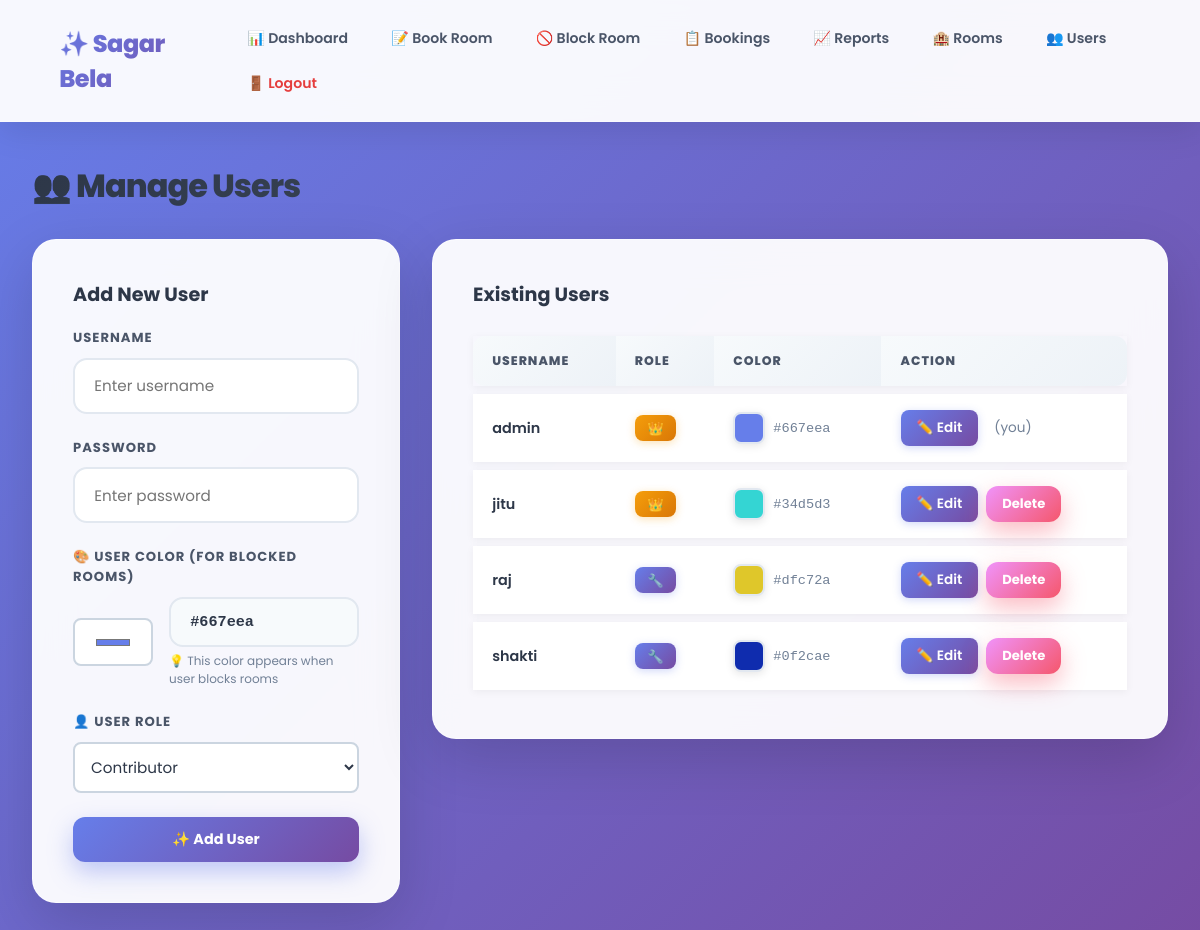
Screenshot of /users (signed in) with the database file from the repository.
### app.py (models this page shows, shortened)
class User(db.Model):
    id = db.Column(db.Integer, primary_key=True)
    username = db.Column(db.String(50), unique=True, nullable=False)
    password_hash = db.Column(db.String(256), nullable=False)
    color = db.Column(db.String(7), default='#667eea')  # Hex color code
    role = db.Column(db.String(20), default='contributor')  # 'owner' or 'contributor'

### app.py (the view, shortened to what this page needs)
@app.route('/users', methods=['GET', 'POST'])
@login_required
def manage_users():
    current_user = User.query.get(session.get('user_id'))
    if not current_user or current_user.role != 'owner':
        return redirect(url_for('dashboard'))
    users = User.query.all()
    return render_template('users.html', users=users, error=None)

### app.py (called while the page is built)
def login_required(f):
    @wraps(f)
    def decorated(*args, **kwargs):
        if 'user_id' not in session:
            return redirect(url_for('login'))
        return f(*args, **kwargs)
    return decorated

### templates/users.html (shortened to what this page needs)
{% extends "base.html" %}
{% block extra_style %}
<link rel="stylesheet" href="{{ url_for("static", filename="css/users.css") }}">
{% endblock %}
{% block content %}
<h2>👥 Manage Users</h2>
<div class="page-grid">
    <div class="card">
        <h3 style="margin-bottom:1.2rem;">{% if edit_user %}Edit User{% else %}Add New User{% endif %}</h3>
        <form method="POST" action="{% if edit_user %}/users/edit/{{ edit_user.id }}{% else %}{{ url_for('manage_users') }}{% endif %}">
            <div class="form-group">
                <label>Username</label>
                <input type="text" name="username" required placeholder="Enter username" value="{% if edit_user %}{{ edit_user.username }}{% endif %}">
            </div>
            <div class="form-group">
                <label>Password {% if edit_user %}<span style="font-size:0.8rem; color:#718096;">(leave blank to keep current)</span>{% endif %}</label>
                <input type="password" name="password" {% if not edit_user %}required{% endif %} placeholder="{% if edit_user %}Leave blank to keep current{% else %}Enter password{% endif %}">
            </div>
            <div class="form-group">
                <label>🎨 User Color (for blocked rooms)</label>
                <div style="display:flex; gap:1rem; align-items:center;">
                    <input type="color" name="color" id="colorPicker" value="{% if edit_user %}{{ edit_user.color }}{% else %}#667eea{% endif %}" style="width:80px; height:48px; border:2px solid #cbd5e0; border-radius:8px; cursor:pointer;">
                    <div style="flex:1;">
                        <input type="text" id="colorHex" value="{% if edit_user %}{{ edit_user.color }}{% else %}#667eea{% endif %}" readonly style="background:#f7fafc; font-family:monospace; font-weight:600; color:#2d3748;">
                        <div style="font-size:0.75rem; color:#718096; margin-top:0.3rem;">💡 This color appears when user blocks rooms</div>
                    </div>
                </div>
            </div>
            <div class="form-group">
                <label>👤 User Role</label>
                <select name="role" required style="padding:0.75rem; border:2px solid #cbd5e0; border-radius:8px; font-size:0.95rem; width:100%;">
                    <option value="contributor" {% if edit_user and edit_user.role == 'contributor' %}selected{% endif %}>Contributor</option>
                </select>
            </div>
            <div style="display:flex; gap:0.8rem;">
                <button type="submit" class="btn btn-primary" style="flex:1; justify-content:center;">{% if edit_user %}✅ Update User{% else %}✨ Add User{% endif %}</button>
            </div>
        </form>
    </div>
    <div class="card">
        <h3 style="margin-bottom:1.2rem;">Existing Users</h3>
        <table>
            <tr><th>Username</th><th>Role</th><th>Color</th><th>Action</th></tr>
            {% for user in users %}
            <tr>
                <td data-label="Username" style="font-weight:600;">{{ user.username }}</td>
                <td data-label="Role">
                    {% if user.role == 'owner' %}
                    <span style="background:linear-gradient(135deg,#f59e0b,#d97706); color:white; padding:0.3rem 0.8rem; border-radius:8px; font-size:0.8rem; font-weight:700; box-shadow:0 2px 8px rgba(245,158,11,0.3);">👑 </span>
                    {% else %}
                    <span style="background:linear-gradient(135deg,#667eea,#764ba2); color:white; padding:0.3rem 0.8rem; border-radius:8px; font-size:0.8rem; font-weight:700; box-shadow:0 2px 8px rgba(102,126,234,0.3);">🔧 </span>
                    {% endif %}
                </td>
                <td data-label="Color">
                    <div style="display:flex; align-items:center; gap:0.5rem;">
                        <div style="width:32px; height:32px; background:{{ user.color }}; border-radius:8px; border:2px solid #e2e8f0; box-shadow:0 2px 8px rgba(0,0,0,0.1);"></div>
                        <span style="font-family:monospace; font-size:0.85rem; color:#718096;">{{ user.color }}</span>
                    </div>
                </td>
                <td data-label="Action">
                    <div style="display:flex; gap:0.5rem; flex-wrap:wrap;">
                        <a href="/users/edit/{{ user.id }}" class="btn btn-sm" style="background:linear-gradient(135deg,#667eea,#764ba2); color:white; text-decoration:none; padding:0.5rem 1rem; border-radius:8px; font-size:0.85rem; font-weight:600; display:inline-flex; align-items:center; gap:0.3rem; box-shadow:0 2px 8px rgba(102,126,234,0.3);">✏️ Edit</a>
                        {% if user.id != session.get('user_id') %}
                        <form method="POST" action="/users/delete/{{ user.id }}" style="display:inline;">
                            <button class="btn btn-danger btn-sm" onclick="return confirm('Delete user {{ user.username }}?')">Delete</button>
                        </form>
                        {% else %}
                        <span style="color:#718096; font-size:0.85rem; padding:0.5rem;">(you)</span>
                        {% endif %}
                    </div>
                </td>
            </tr>
            {% endfor %}
        </table>
    </div>
</div>
{% endblock %}

### static/css/base.css (style rules this page uses)
* { margin: 0; padding: 0; box-sizing: border-box; }
body { font-family: 'Poppins', sans-serif; background: linear-gradient(135deg, #667eea 0%, #764ba2 100%); color: #2d3748; min-height: 100vh; }
h2 { font-size: 2rem; font-weight: 800; background: linear-gradient(135deg, #2d3748, #4a5568); -webkit-background-clip: text; -webkit-text-fill-color: transparent; margin-bottom: 1.8rem; letter-spacing: -1px; }
h3 { font-size: 1.2rem; font-weight: 700; color: #2d3748; margin-bottom: 1rem; }
.btn { padding: 0.75rem 1.5rem; border: none; border-radius: 12px; cursor: pointer; font-size: 0.9rem; font-weight: 700; text-decoration: none; display: inline-flex; align-items: center; gap: 0.5rem; transition: transform 0.2s, box-shadow 0.2s; font-family: 'Poppins', sans-serif; }
.btn-primary { background: linear-gradient(135deg, #667eea 0%, #764ba2 100%); color: white; box-shadow: 0 10px 25px rgba(102,126,234,0.4); }
.btn-danger { background: linear-gradient(135deg, #f093fb 0%, #f5576c 100%); color: white; box-shadow: 0 10px 25px rgba(245,87,108,0.4); }
.btn-sm { padding: 0.5rem 1rem; font-size: 0.82rem; }
.card { background: rgba(255, 255, 255, 0.95); backdrop-filter: blur(20px); border-radius: 24px; padding: 2.5rem; box-shadow: 0 20px 60px rgba(0,0,0,0.15); margin-bottom: 2rem; border: 1px solid rgba(255,255,255,0.5); }
.form-group { margin-bottom: 1.5rem; }
.form-group label { display: block; margin-bottom: 0.6rem; font-weight: 700; font-size: 0.82rem; color: #4a5568; text-transform: uppercase; letter-spacing: 1px; }
.form-group input, .form-group select { width: 100%; padding: 0.9rem 1.2rem; border: 2px solid #e2e8f0; border-radius: 14px; font-size: 0.95rem; font-family: 'Poppins', sans-serif; transition: all 0.3s; background: white; color: #2d3748; }
table { width: 100%; border-collapse: separate; border-spacing: 0 0.5rem; }
th, td { padding: 1rem 1.2rem; text-align: left; }
th { background: linear-gradient(135deg, #f7fafc, #edf2f7); font-size: 0.78rem; text-transform: uppercase; letter-spacing: 1px; color: #4a5568; font-weight: 800; border: none; position: sticky; top: 0; }
th:first-child { border-radius: 12px 0 0 12px; }
th:last-child { border-radius: 0 12px 12px 0; }
td { background: white; border: none; font-size: 0.9rem; }
tbody tr { box-shadow: 0 2px 8px rgba(0,0,0,0.05); transition: all 0.2s; }
.page-grid { display: grid; grid-template-columns: 1fr 2fr; gap: 2rem; align-items: start; }

### rows the page displays
User: username "admin", color "#667eea", shows "(you)"
User: username "jitu", color "#34d5d3"
User: username "raj", color "#dfc72a"
User: username "shakti", color "#0f2cae"
